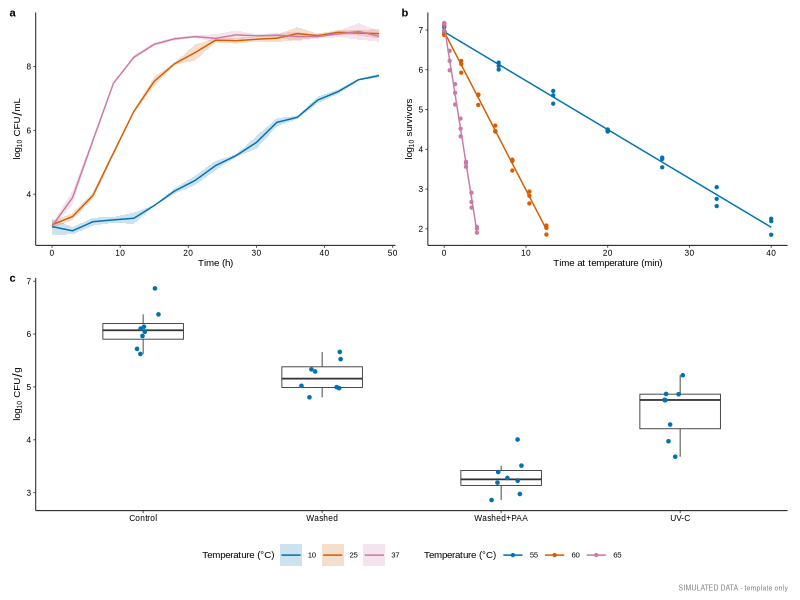
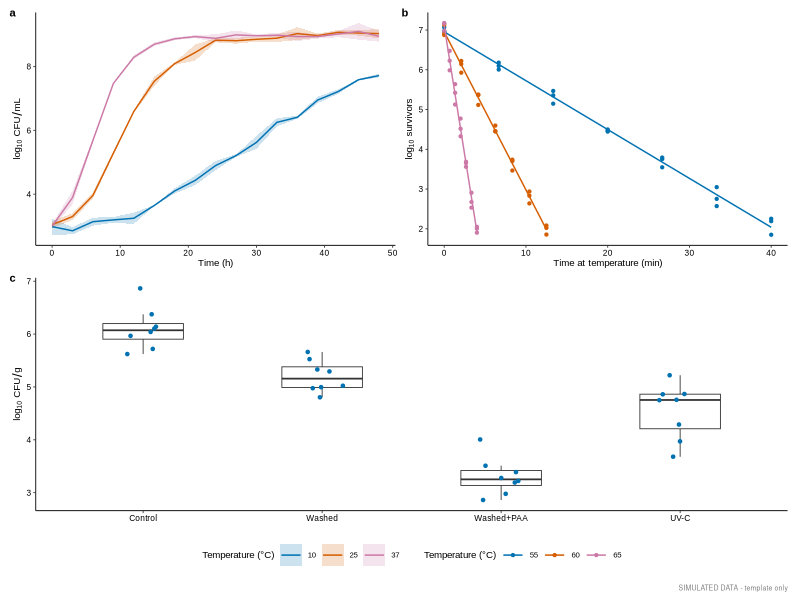
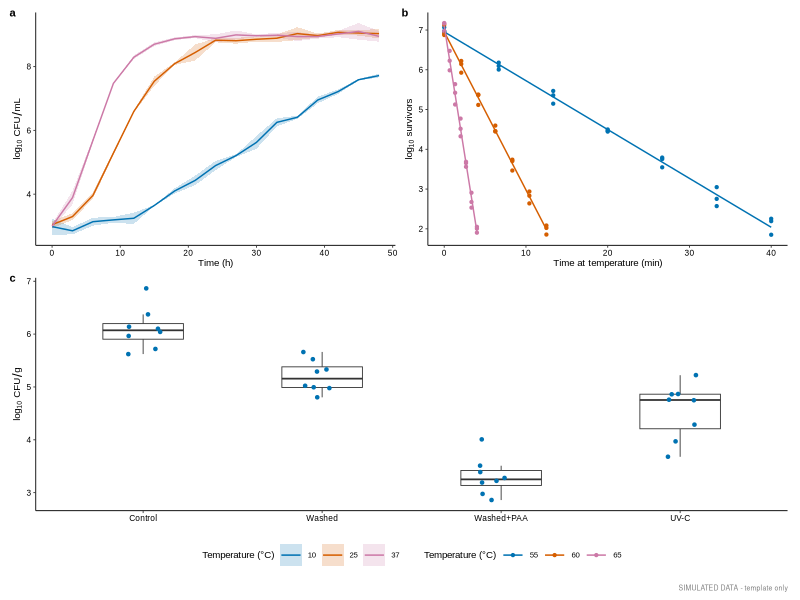

The R source for these figures, in order:
# Publication multi-panel figure template (R: ggplot2 + patchwork). SIMULATED data only.
# install.packages(c("ggplot2", "patchwork", "svglite"))  # svglite required for .svg export

# --- preflight: required packages (avoid partial outputs) [F02]
req <- c("ggplot2", "patchwork", "svglite")
missing <- req[!vapply(req, requireNamespace, FUN.VALUE = logical(1), quietly = TRUE)]
if (length(missing) > 0) {
  stop(sprintf("Missing required R packages: %s. Please install before running.", paste(missing, collapse = ", ")))
}
library(ggplot2); library(patchwork)
mm <- function(x) x / 25.4
journal <- list(nature = list(w = 183, case = "a", label = 8, base = 7),
                cell   = list(w = 174, case = "A", label = 9, base = 7))
J <- journal[["nature"]]
okabe <- c("#E69F00", "#56B4E9", "#009E73", "#F0E442", "#0072B2", "#D55E00", "#CC79A7")

theme_pub <- function(base = 7, family = "Arial") {   # Chinese: family = "Noto Sans TC"
  theme_classic(base_size = base, base_family = family) +
    theme(axis.line = element_line(linewidth = .3), axis.ticks = element_line(linewidth = .3),
          axis.text = element_text(size = base - 1, colour = "black"),
          legend.position = "none", plot.tag = element_text(size = J$label, face = "bold"),
          plot.tag.position = c(0, 1))
}
set.seed(42)
# --- simulated growth (modified Gompertz)
t <- seq(0, 48, 3); pars <- data.frame(temp = c(10, 25, 37), mu = c(.15, .45, .7), lag = c(12, 4, 2))
growth <- do.call(rbind, lapply(1:3, function(i) {
  p <- pars[i, ]
  y <- 3 + 6 * exp(-exp(p$mu * exp(1) / 6 * (p$lag - t) + 1))
  do.call(rbind, lapply(1:3, function(r) data.frame(temp = factor(p$temp), time = t, y = y + rnorm(length(t), 0, .12))))
}))

# --- mean±SD by base R (remove Hmisc::mean_sdl dependency) [F02]
agg_mean <- aggregate(y ~ temp + time, data = growth, FUN = mean)
agg_sd   <- aggregate(y ~ temp + time, data = growth, FUN = sd)
colnames(agg_sd)[3] <- "sd"
gsum <- merge(agg_mean, agg_sd, by = c("temp", "time"))

# --- simulated survival (log-linear, D-values)
surv <- do.call(rbind, lapply(list(c(55, 8), c(60, 2.5), c(65, .8)), function(p) {
  tt <- rep(seq(0, 5 * p[2], length.out = 7), 3); data.frame(temp = factor(p[1]), time = tt, y = 7 - tt / p[2] + rnorm(length(tt), 0, .15)) }))
# --- simulated CFU
cfu <- data.frame(trt = factor(rep(c("Control", "Washed", "Washed+PAA", "UV-C"), each = 8), levels = c("Control", "Washed", "Washed+PAA", "UV-C")),
                  y = rnorm(32, rep(c(6.2, 5.1, 3.4, 4.3), each = 8), .45))

pa <- ggplot(gsum, aes(time, y, colour = temp)) +
  geom_ribbon(aes(ymin = y - sd, ymax = y + sd, fill = temp), alpha = .2, colour = NA) +
  geom_line() +
  scale_colour_manual(values = okabe[5:7]) + scale_fill_manual(values = okabe[5:7]) +
  labs(x = "Time (h)", y = expression(log[10]~CFU/mL), colour = "Temperature (°C)", fill = "Temperature (°C)") +
  theme_pub(J$base) + theme(legend.position = "right")  # [F03]
pb <- ggplot(surv, aes(time, y, colour = temp)) +
  geom_point(size = .8) + geom_smooth(method = "lm", se = FALSE, linewidth = .5) +
  scale_colour_manual(values = okabe[5:7]) +
  labs(x = "Time at temperature (min)", y = expression(log[10]~survivors), colour = "Temperature (°C)") +
  theme_pub(J$base) + theme(legend.position = "right")  # [F03]
pc <- ggplot(cfu, aes(trt, y)) + geom_boxplot(width = .45, outlier.shape = NA, linewidth = .3) + geom_jitter(width = .12, size = .9, colour = okabe[5]) +
  labs(x = NULL, y = expression(log[10]~CFU/g)) + theme_pub(J$base)

fig <- (pa | pb) / pc +
  plot_layout(guides = "collect") +
  plot_annotation(tag_levels = J$case, caption = "SIMULATED DATA - template only") &
  theme(legend.position = "bottom", plot.caption = element_text(size = 5, colour = "grey50"))
dir.create("../examples/output", showWarnings = FALSE, recursive = TRUE)
ggsave("../examples/output/fig_food_micro_R.pdf", fig, width = J$w, height = 110, units = "mm", device = cairo_pdf)
ggsave("../examples/output/fig_food_micro_R.svg", fig, width = J$w, height = 110, units = "mm")
ggsave("../examples/output/fig_food_micro_R.tiff", fig, width = J$w, height = 110, units = "mm", dpi = 600, compression = "lzw", bg = "white")
